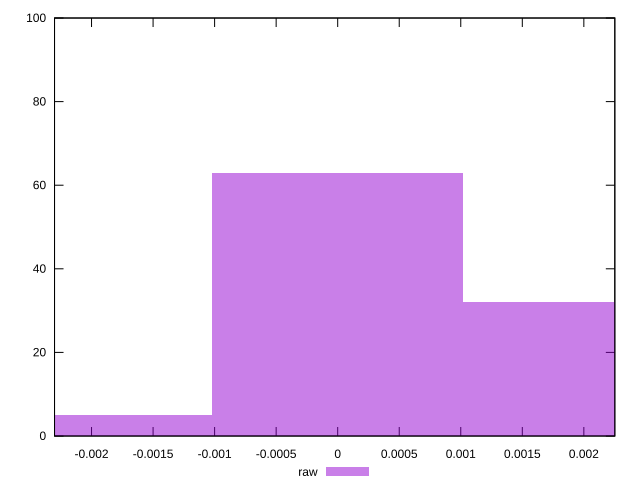

Reproduce this figure in gnuplot.
reset

$raw <<EOF
-0.0020363865499362253 5
0.0020363865499362253 32
0 63
EOF

set key outside below
set boxwidth 0.0020363865499362253
set xrange [-0.002300690869203511:0.002251729646091848]
set yrange [0:100]
set trange [0:100]
set style fill transparent solid 0.5 noborder
set terminal svg size 640, 490 enhanced background rgb 'white'
set output "reports/report_00032_2021-02-25T10-28-15.087Z/meta/pScore-difference/samples/astro/raw/histogram.svg"

plot $raw title "raw" with boxes

reset
